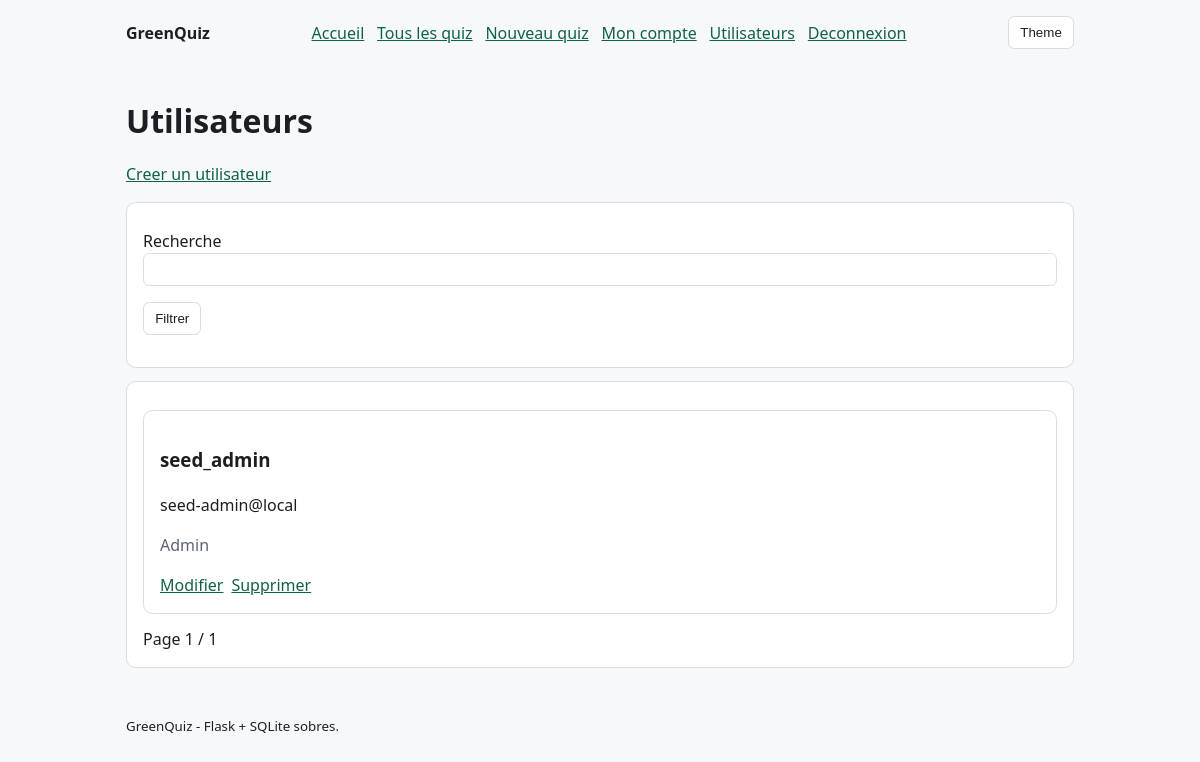
Page /users (signed in) on the committed database.
### tables this page shows
CREATE TABLE users (
        id INTEGER PRIMARY KEY AUTOINCREMENT,
        email TEXT NOT NULL UNIQUE,
        username TEXT NOT NULL,
        password_hash TEXT NOT NULL,
        created_at TEXT NOT NULL DEFAULT CURRENT_TIMESTAMP
    , is_admin INTEGER NOT NULL DEFAULT 0);

### app.py (the view)
@app.route("/users")
@admin_required
def users_list():
    page = parse_page()
    offset = (page - 1) * PAGE_SIZE
    search = request.args.get("q", "").strip().lower()
    db = get_db()
    where = ""
    params: list[object] = []
    if search:
        where = "WHERE LOWER(username) LIKE ? OR LOWER(email) LIKE ?"
        like = f"%{search}%"
        params.extend([like, like])
    total = db.execute(f"SELECT COUNT(*) AS c FROM users {where}", params).fetchone()["c"]
    users = db.execute(
        f"""
        SELECT id, username, email, is_admin, created_at
        FROM users
        {where}
        ORDER BY created_at DESC
        LIMIT ? OFFSET ?
        """,
        (*params, PAGE_SIZE, offset),
    ).fetchall()
    total_pages = max(1, (total + PAGE_SIZE - 1) // PAGE_SIZE)
    return render_template("users_list.html", users=users, page=page, total_pages=total_pages, q=search)

### app.py (called while the page is built)
@app.context_processor
def inject_site_css():
    return {"site_css": SITE_CSS}

def get_db() -> sqlite3.Connection:
    if "db" not in g:
        g.db = sqlite3.connect(DB_PATH)
        g.db.row_factory = sqlite3.Row
    return g.db

def parse_page() -> int:
    raw = request.args.get("page", "1")
    try:
        return max(1, int(raw))
    except ValueError:
        return 1

def current_user():
    uid = session.get("uid")
    if not uid:
        return None
    return get_db().execute(
        "SELECT id, email, username, is_admin FROM users WHERE id = ? LIMIT 1", (uid,)
    ).fetchone()

def admin_required(view):
    @wraps(view)
    def wrapped(*args, **kwargs):
        user = current_user()
        if not user:
            return redirect(url_for("login"))
        if not user["is_admin"]:
            return redirect(url_for("home"))
        return view(*args, **kwargs)
    return wrapped

@app.context_processor
def inject_user():
    return {"user": current_user()}

### templates/users_list.html (shortened to what this page needs)
{% extends 'base.html' %}
{% block content %}
<h1>Utilisateurs</h1>
<p><a href="{{ url_for('users_new') }}">Creer un utilisateur</a></p>
<form method="get">
  <label for="q">Recherche</label>
  <input id="q" name="q" value="{{ q }}">
  <p><button type="submit">Filtrer</button></p>
</form>
<section>
  {% if users %}
    {% for item in users %}
    <article>
      <h3>{{ item['username'] }}</h3>
      <p>{{ item['email'] }}</p>
      <p class="muted">{{ 'Admin' if item['is_admin'] else 'Utilisateur' }}</p>
      <div class="actions">
        <a href="{{ url_for('users_edit', user_id=item['id']) }}">Modifier</a>
        <a href="{{ url_for('users_delete', user_id=item['id']) }}">Supprimer</a>
      </div>
    </article>
    {% endfor %}
  {% else %}
    <p>Aucun utilisateur trouve.</p>
  {% endif %}
  <div class="actions">
    <span>Page {{ page }} / {{ total_pages }}</span>
  </div>
</section>
{% endblock %}

### rows in the picture
users: username "seed_admin", email "seed-admin@local", is_admin "Admin"

### other values in the picture
{{ page }} "1"
{{ total_pages }} "1"
